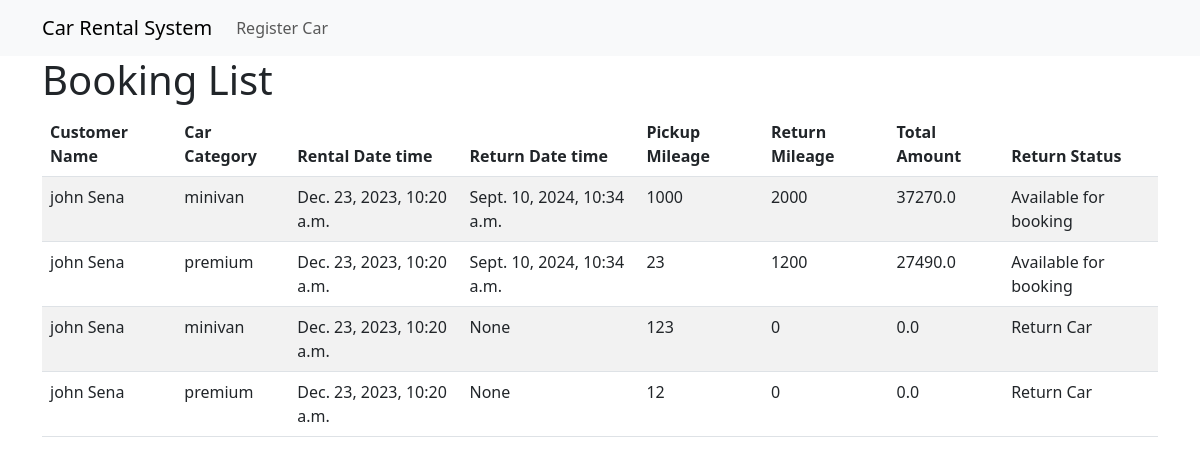
The page / on the database its author committed.
### rental/models.py (models this page shows, shortened)
class Booking(models.Model):
    customer_name = models.CharField(max_length=100)
    car_category = models.ForeignKey(CarCategory, on_delete=models.CASCADE)
    rental_datetime = models.DateTimeField(help_text="Format yyyy-mm-dd hh:mm::ss")
    return_datetime = models.DateTimeField(blank=True,null=True, help_text="Format yyyy-mm-dd hh:mm::ss")
    car_mileage_at_pickup = models.IntegerField(default=0)
    car_mileage_at_return = models.IntegerField(default=0)
    total_amount = models.FloatField(("Total Car Booking Amount"), default=0.0)

class CarCategory(models.Model):
    CATEGORY = (
        ('compact', 'Compact'),
        ('premium', 'Premium'),
        ('minivan', 'Minivan'),
    )
    name = models.CharField(max_length=50, choices=CATEGORY)
    base_day_rental = models.PositiveIntegerField(("base rental Day"), default=50)
    kilometer_price = models.FloatField(("Kilometer Price"), default=10)
    def __str__(self):
        return self.name

### rental/views.py (the view)
# urls.py: path("", views.car_list, name="car_list"),
def car_list(request):
    bookings = Booking.objects.all()
    return render(request, 'booking-list.html', {'bookings': bookings})

### rental/templates/booking-list.html
{% extends 'base.html' %} {% block content %}
<div class="container">
  <h1>Booking List</h1>
  {% if bookings %}
  <table class="table table-striped">
    <thead>
      <tr>
        <th>Customer Name</th>
        <th>Car Category</th>
        <th>Rental Date time</th>
        <th>Return Date time</th>
        <th>Pickup Mileage</th>
        <th>Return Mileage</th>
        <th>Total Amount</th>
        <th>Return Status</th>
      </tr>
    </thead>
    <tbody>
      {% for booking in bookings %}
      <tr>
        <td>{{booking.customer_name}}</td>
        <td>{{ booking.car_category }}</td>
        <td>{{ booking.rental_datetime }}</td>
        <td>{{ booking.return_datetime }}</td>
        <td>{{ booking.car_mileage_at_pickup }}</td>
        <td>{{ booking.car_mileage_at_return }}</td>
        <td>{{ booking.total_amount }}</td>
        <td>
            {% if not booking.car_mileage_at_return %}
                <a class="nav-link" href="{% url 'rental:return_car' booking.id %}"
                >Return Car</a>
            {% else %}
                Available for booking
            {% endif %}
        </td>
      </tr>
      {% endfor %}
    </tbody>
  </table>
  {% else %} No Booking Available {% endif %}
</div>
{% endblock content %}

### rental/templates/base.html (shortened to what this page needs)
<!DOCTYPE html>
<html>
<head>
    <link rel="stylesheet" href="https://cdn.jsdelivr.net/npm/bootstrap@5.3.0/dist/css/bootstrap.min.css">
</head>
<body>
    <nav class="navbar navbar-expand-lg navbar-light bg-light">
        <div class="container">
            <a class="navbar-brand" href="{% url 'rental:car_list' %}">Car Rental System</a>
            <div class="collapse navbar-collapse" id="navbarNav">
                <ul class="navbar-nav">
                    <li class="nav-item">
                        <a class="nav-link" href="{% url 'rental:register' %}">Register Car</a>
                    </li>
                </ul>
            </div>
        </div>
    </nav>
    {% block content %}{% endblock content %}
</body>
</html>

### rows shown on the page
Booking: customer_name "john Sena", car_category "minivan", rental_datetime "Dec. 23, 2023, 10:20 a.m.", return_datetime "Sept. 10, 2024, 10:34 a.m.", car_mileage_at_pickup "1000", car_mileage_at_return "2000", total_amount "37270.0", shows "Available for booking"
Booking: customer_name "john Sena", car_category "premium", rental_datetime "Dec. 23, 2023, 10:20 a.m.", return_datetime "Sept. 10, 2024, 10:34 a.m.", car_mileage_at_pickup "23", car_mileage_at_return "1200", total_amount "27490.0", shows "Available for booking"
Booking: customer_name "john Sena", car_category "minivan", rental_datetime "Dec. 23, 2023, 10:20 a.m.", return_datetime "None", car_mileage_at_pickup "123", car_mileage_at_return "0", total_amount "0.0", shows "Return Car"
Booking: customer_name "john Sena", car_category "premium", rental_datetime "Dec. 23, 2023, 10:20 a.m.", return_datetime "None", car_mileage_at_pickup "12", car_mileage_at_return "0", total_amount "0.0", shows "Return Car"
